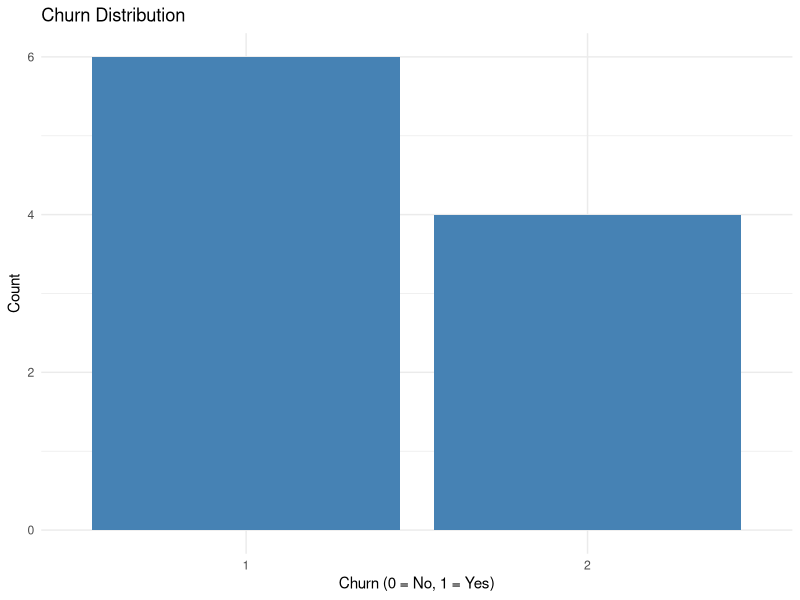
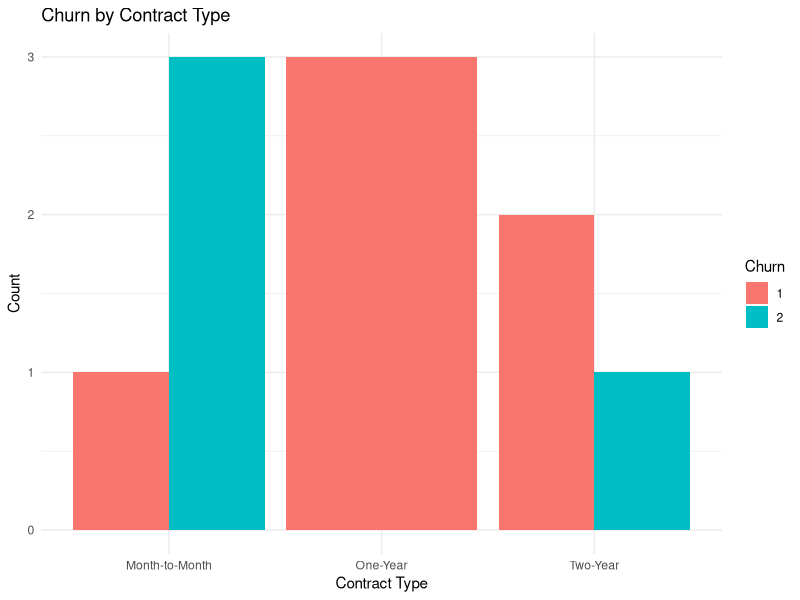
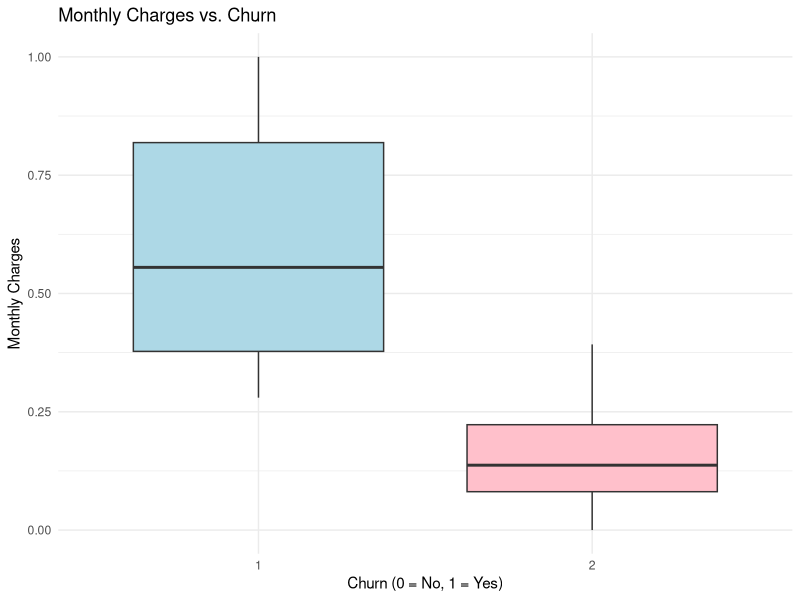
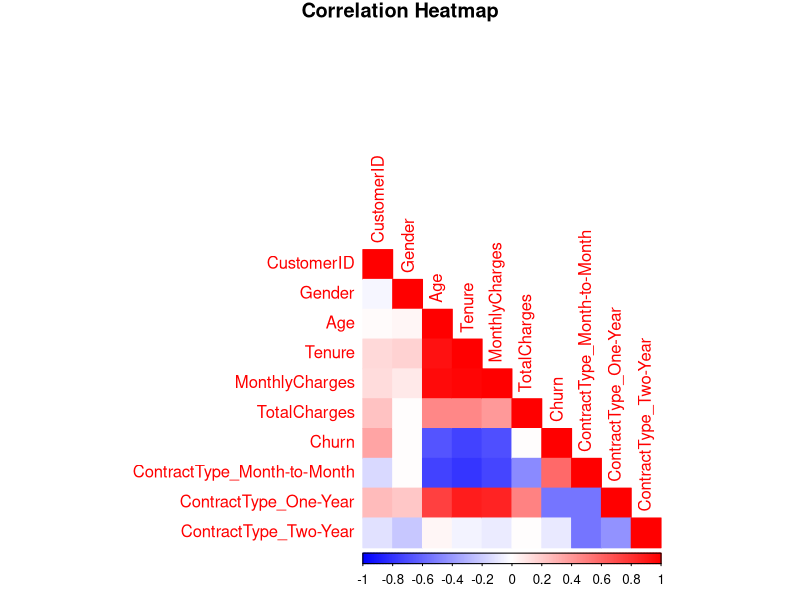
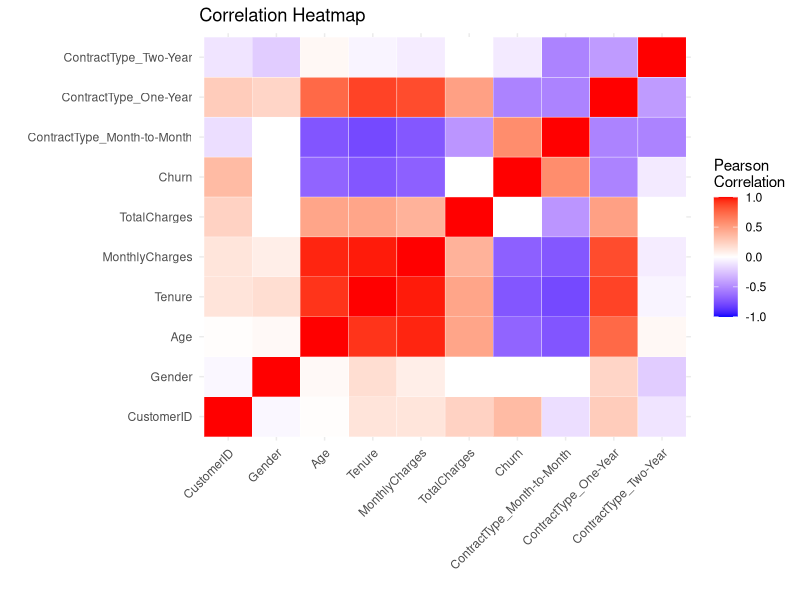

The R script that drew these images, in order:
# Load the preprocessed dataset
# Load necessary libraries
library(tidyverse)

# Load the dataset
customer_data <- read_csv("customer_data_preprocessed.csv")

# View the first few rows of the dataset
head(customer_data)


# Visualize Churn Distribution Across Features
## Churn Distribution
# Bar plot for churn distribution
ggplot(customer_data, aes(x = as.factor(Churn))) +
  geom_bar(fill = "steelblue") +
  labs(title = "Churn Distribution", x = "Churn (0 = No, 1 = Yes)", y = "Count") +
  theme_minimal()

## Churn by Contract Type
# Bar plot for churn by contract type
ggplot(customer_data, aes(x = ContractType, fill = as.factor(Churn))) +
  geom_bar(position = "dodge") +
  labs(title = "Churn by Contract Type", x = "Contract Type", y = "Count", fill = "Churn") +
  theme_minimal()

## Monthly Charges vs Churn
# Box plot for Monthly Charges vs. Churn
ggplot(customer_data, aes(x = as.factor(Churn), y = MonthlyCharges)) +
  geom_boxplot(fill = c("lightblue", "pink")) +
  labs(title = "Monthly Charges vs. Churn", x = "Churn (0 = No, 1 = Yes)", y = "Monthly Charges") +
  theme_minimal()

# Identify Correlation Using Heatmaps
## Compute Correlation Matrix
# Select numeric columns
numeric_columns <- customer_data %>% select_if(is.numeric)

# Compute correlation matrix
# Check if cor_matrix exists
exists("cor_matrix")  # Returns TRUE if the object exists, FALSE otherwise
# Ensure numeric columns are selected from the dataset
numeric_columns <- customer_data %>% select_if(is.numeric)

# Compute correlation matrix
cor_matrix <- cor(numeric_columns, use = "complete.obs")

print(cor_matrix)

## Visualize the Correlation Matrix using corrplot
# Install and load corrplot package
install.packages("corrplot")
library(corrplot)

# Create a correlation heatmap
corrplot(cor_matrix, method = "color", type = "lower",
         col = colorRampPalette(c("blue", "white", "red"))(200),
         title = "Correlation Heatmap", mar = c(0, 0, 1, 0))

## Visualize Correlation Matrix using ggplot2

# Install and load reshape2 for melting the correlation matrix
install.packages("reshape2")
library(reshape2)

# Melt the correlation matrix into long format
melted_cor_matrix <- melt(cor_matrix)

# Create heatmap with ggplot2
ggplot(data = melted_cor_matrix, aes(x = Var1, y = Var2, fill = value)) +
  geom_tile(color = "white") +
  scale_fill_gradient2(low = "blue", high = "red", mid = "white",
                       midpoint = 0, limit = c(-1, 1), space = "Lab",
                       name="Pearson\nCorrelation") +
  theme_minimal() +
  theme(axis.text.x = element_text(angle = 45, vjust = 1, hjust=1)) +
  labs(title="Correlation Heatmap", x="", y="")














